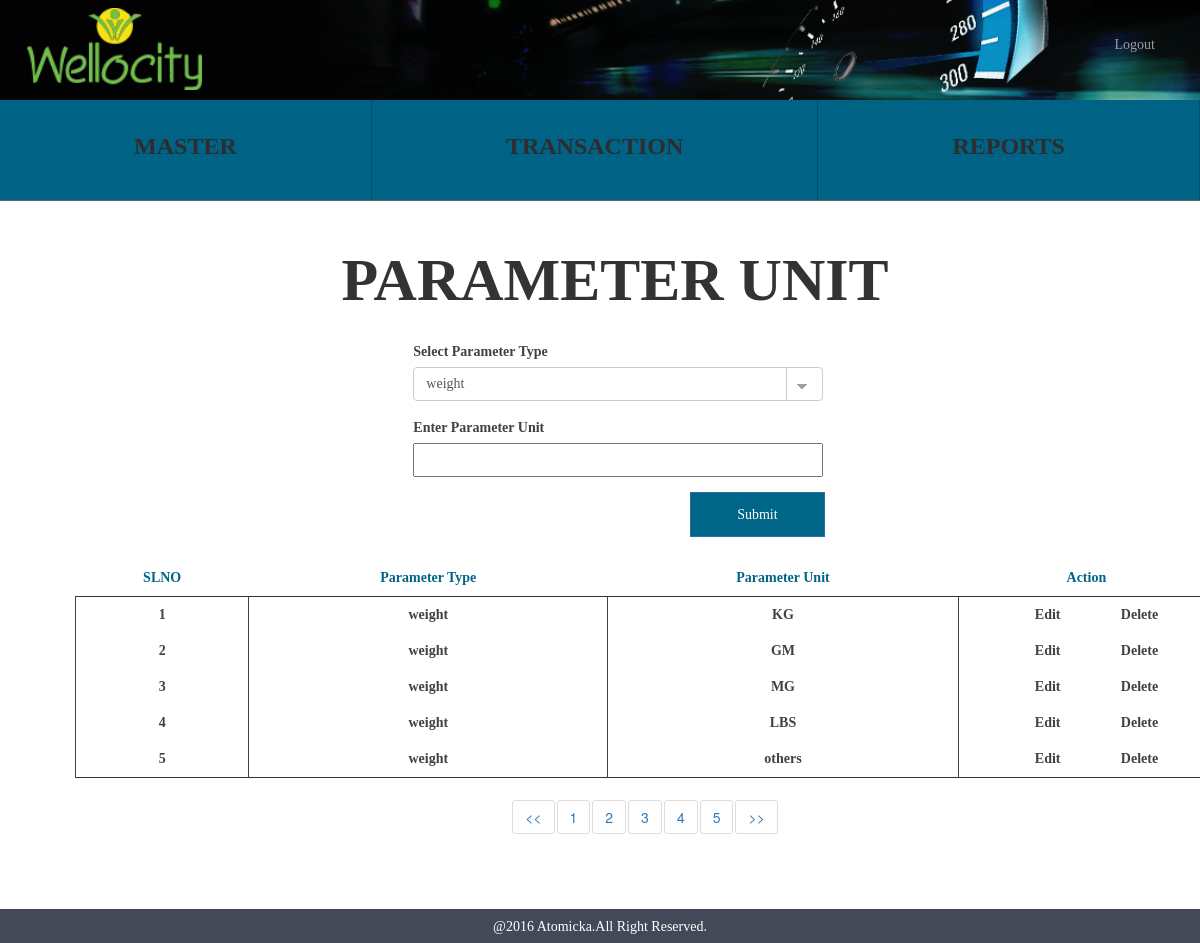
Screenshot of /parameter_unit.php (signed in) with the database file from the repository.
### tables this page shows
CREATE TABLE IF NOT EXISTS `wc_parameterunit` (
  `parameterunit_id` int(10) NOT NULL AUTO_INCREMENT,
  `parametertype_id` int(10) NOT NULL,
  `parameterunit` varchar(150) NOT NULL,
  `parameterunit_status` tinyint(1) NOT NULL,
  `parameterunit_createdate` timestamp NOT NULL DEFAULT CURRENT_TIMESTAMP,
  PRIMARY KEY (`parameterunit_id`),
  KEY `parametertype_id` (`parametertype_id`),
  KEY `parametertype_id_2` (`parametertype_id`),
  KEY `parametertype_id_3` (`parametertype_id`)
);

CREATE TABLE IF NOT EXISTS `wc_parametertype` (
  `parametertype_id` int(10) NOT NULL AUTO_INCREMENT,
  `parametertype_name` varchar(150) NOT NULL,
  `parametertype_status` tinyint(1) NOT NULL,
  `parametertype_createddate` timestamp NOT NULL DEFAULT CURRENT_TIMESTAMP,
  PRIMARY KEY (`parametertype_id`)
);

### functions/parameter_unitfunction.php (called while the page is built, shortened)
<?php
class parameterunitFunction {
    public function parametertypeSelect(){
        $temp_arr = array();
        $res = mysql_query("select * from wc_parametertype where parametertype_status ='1'")or die(mysql_error());
        while($row = mysql_fetch_array($res)) {
            $temp_arr[] =$row;
        }
        return $temp_arr;
    }
    public function parameterunitSelect(){
        $temp_arr = array();
        $res = mysql_query("select * from wc_parameterunit inner join wc_parametertype on wc_parameterunit.parametertype_id=wc_parametertype.parametertype_id  where parametertype_status ='1'")or die(mysql_error());
        while($row = mysql_fetch_array($res)) {
            $temp_arr[] =$row;
        }
        return $temp_arr;
    }
}
?>

### parameter_unit.php (the view, shortened to what this page needs)
<?php require_once "session.php";
	  require_once 'header.php';
	  require_once 'functions/parameter_unitfunction.php';
	  $parameterunitFunction = new parameterunitFunction();
?>
<div class="container">
	<div class="container align_center align_height">
		<span class="sports">PARAMETER UNIT</span>
	</div>
	<div class="container">
		<div class="col-xs-12 col-md-11">
			<div class="col-md-4 hidden-xs"></div>
			<div class="col-xs-12 col-md-7 align_margin">
				<form id="parameter_unit" name="parameter_unit_add">
					<div class="form-group">
						  <label for="sel1">Select Parameter Type</label>
						  <select class="form-control adjust_width classic" id="sel1" name="parametertype"  data-validation-error-msg="Please Select the Type of the Parameter" data-validation="required">
							  <?php
			  				$data = $parameterunitFunction->parametertypeSelect();
			  				foreach( $data as $eachrecord ) {
			  				 ?>
							 <option value="<?php echo $eachrecord ['parametertype_id']; ?>"><?php echo $eachrecord ['parametertype_name']; ?></option>
							 <?php } ?>
						  </select>
					</div>
					<div class="form-group">
						<label>Enter Parameter Unit</label><br>
						<input type="text" class="adjust_width" name="parameterunit"  data-validation-error-msg="Please Enter the Unit of the Parameter" data-validation="required">
					</div>
					<div class="col-md-9 schedule_btn">
						<input type="submit" class="btn btn-primary align_right clear parameter-submit" value="Submit">
					</div>
				</form>
			</div>
			<div class="container table-position">
			  <table class="table state_table">
			    <thead>
			      <tr class="row_color">
			        <th class="align_center">SLNO</th>
			        <th class="align_center">Parameter Type</th>
					<th class="align_center">Parameter Unit</th>
			        <th class="align_center">Action</th>
			      </tr>
			    </thead>
			    <tbody>
					<?php
				  $data = $parameterunitFunction->parameterunitSelect();
				  foreach( $data as $eachrecord ) {
				   ?>
			      <tr class="align_center delete_color">
			        <td><?php echo $eachrecord ['parameterunit_id'];?></td>
			        <td><?php echo $eachrecord ['parametertype_name'];?></td>
					<td><?php echo $eachrecord ['parameterunit'];?></td>
			        <td>
			        	<span class="edit_state edit_parameter_unit" data-value="<?php echo $eachrecord ['parameterunit_id'];?>">Edit</span>
		        		<span class="delete_state" data-value="<?php echo $eachrecord ['parameterunit_id'];?>">Delete</span>
			        </td>
			      </tr>
				  <?php } ?>
			    </tbody>
			  </table>
			</div>
		</div>
	</div>
</div>
<?php require_once "footer.php" ?>

### css/style.css (style rules this page uses)
.align_center { text-align: center; }
.align_right { float: right; }
.sports { font-size: 60px; font-weight: bold; position: relative; font-family: Montserrat; }
.align_margin { margin-bottom:23px; }
.align_height { line-height: 2; }
.row_color { color: #006687; font-family: Montserrat; }
.delete_color { color: #414141; font-weight: bold; font-family: Montserrat; }
.clear { background-color: #006687 !important; color: #fff !important; height: 45px; width: 135px; border-radius: 0 !important; font-weight: bold; font-family: Montserrat; margin-right: 0px; }
.adjust_width { width: 410px !important; height: 34px; box-shadow: none !important; }
.table > thead > tr > th, .table > tbody > tr > th, .table > tfoot > tr > th, .table > thead > tr > td, .table > tbody > tr > td, .table > tfoot > tr > td { border-top: 0 !important; }
.table > thead > tr > th { border-bottom: 1px !important; }
.table > tbody { border:1px solid !important; }
.table > tbody td { border:1px solid; border-bottom: 0 !important }
.table > thead { border-bottom: 1px solid; }
select.classic { background-image: linear-gradient(45deg, transparent 50%, #a0a0a0 50%), linear-gradient(135deg, #a0a0a0 50%, transparent 50%), linear-gradient(to right, #ccc, #ccc); background-position: calc(100% - 20px) calc(1em + 2px), calc(100% - 15px) calc(1em + 2px), calc(100% - 2.5em) -0.5em; background-size: 5px 5px, 5px 5px, 0.07em 3.5em; background-repeat: no-repeat; cursor: pointer; }
select { -moz-appearance: none; -webkit-appearance:none; appearance: none; }
.edit_state,.edit_district { cursor: pointer; position: relative; right: 20px; }
.delete_state,.delete_district { cursor: pointer; float: right; position: relative; right: 20%; }
.schedule_btn { padding: 0 !important; }
label { color: #414141 !important; font-family: Montserrat; }
button, input, optgroup, select, textarea { font-family: Montserrat !important; }
.parameter-submit,.test-submit { margin-right: 10px !important; }

### rows the page displays
wc_parameterunit: parameterunit_id "1", parametertype.parametertype_name "weight", parameterunit "KG"
wc_parameterunit: parameterunit_id "2", parametertype.parametertype_name "weight", parameterunit "GM"
wc_parameterunit: parameterunit_id "3", parametertype.parametertype_name "weight", parameterunit "MG"
wc_parameterunit: parameterunit_id "4", parametertype.parametertype_name "weight", parameterunit "LBS"
wc_parameterunit: parameterunit_id "5", parametertype.parametertype_name "weight", parameterunit "others"

### other values shown
form field parametertype "weight"
